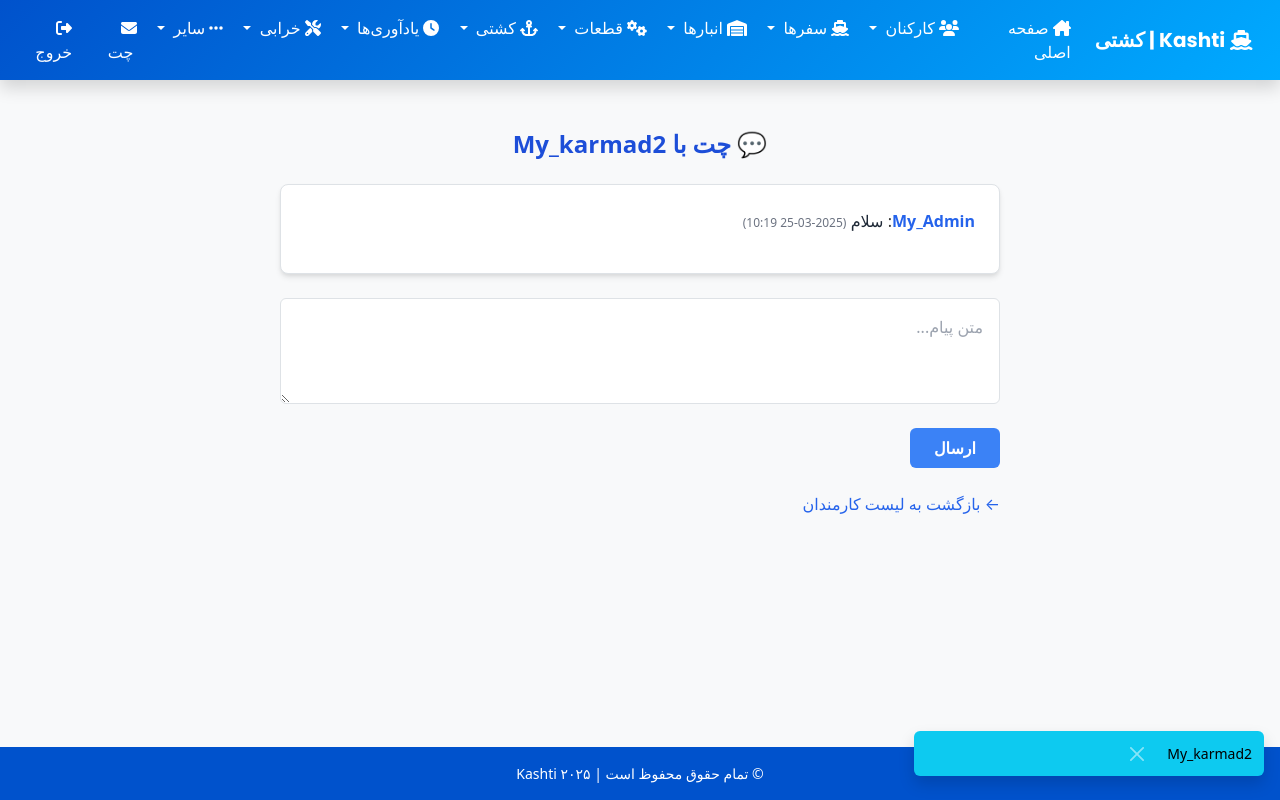
/chat/6/ (signed in), run on the app's committed database.
### Nezarat/models.py (models this page shows)
class User(AbstractUser):
    TITLE_CHOICE = [
        ('E', 'Employee'),
        ('C', 'Company'),
    ]
    POSITION_CHOICE = [
        ('U', 'Uncertain'),
        ('OA', 'OperatorA'),
        ('OB', 'OperatorB'),
        ('OS', 'OperatorS'),
        ('C', 'Captain'),
    ]
    position = models.CharField(max_length=2, choices=POSITION_CHOICE, blank=True, default='U')
    title = models.CharField(max_length=2, choices=TITLE_CHOICE, blank=True)

class Message(models.Model):
    sender = models.ForeignKey(User, related_name='sent_messages', on_delete=models.CASCADE)
    receiver = models.ForeignKey(User, related_name='received_messages', on_delete=models.CASCADE)
    content = models.TextField(blank=True, null=True)
    timestamp = models.DateTimeField(auto_now_add=True, blank=True, null=True)
    is_read = models.BooleanField(default=False)
    def __str__(self):
        return self.receiver.username

### Nezarat/views.py (the view)
# urls.py: path('chat/<int:receiver_id>/', views.chat_view, name='chat'),
@login_required
def chat_view(request, receiver_id):
    try:
        company = Company.objects.get(user=request.user)
        receiver = get_object_or_404(User, id=receiver_id)
        if request.method == 'POST':
            content = request.POST.get('content')
            if content:
                Message.objects.create(sender=request.user, receiver=receiver, content=content)
                return redirect('chat', receiver_id=receiver_id)
        messages_qs = Message.objects.filter(sender=request.user, receiver=receiver).union(
            Message.objects.filter(sender=receiver, receiver=request.user)).order_by('timestamp')
        return render(request, 'chat.html', {
            'receiver': receiver,
            'messages': messages_qs
        })
    except Company.DoesNotExist:
        django_messages.error(request, 'شما هنوز شرکتی ثبت نکرده‌اید.')
        return redirect('home')

### Nezarat/views.py (called while the page is built)
def base_context(request):
    if request.user.is_authenticated and hasattr(request.user, 'company'):
        now = timezone.now()
        reminders = Reminder.objects.filter(company_code=request.user.company.company_code, reminder_date__lte=now)
        return {'notifications': reminders}
    return {}

### Nezarat/templates/chat.html (shortened to what this page needs)
{% extends 'base.html' %}
{% load static %}
{% block content %}
<div class="container mx-auto max-w-3xl p-6">
    <h2 class="text-center text-2xl font-bold text-blue-700 mb-6">💬 چت با {{ receiver.username }}</h2>
    <div class="bg-white shadow-md rounded-lg p-4 mb-6 max-h-[400px] overflow-y-auto border">
        {% if messages %}
            {% for message in messages %}
                <div class="mb-3">
                    <span class="font-semibold text-blue-600">{{ message.sender.username }}</span>:
                    <span class="text-gray-800">{{ message.content }}</span>
                    <span class="text-xs text-gray-500">({{ message.timestamp|date:"Y-m-d H:i" }})</span>
                </div>
            {% endfor %}
        {% else %}
            <p class="text-gray-500 text-center">پیامی وجود ندارد.</p>
        {% endif %}
    </div>
    <form method="post" class="flex flex-col gap-4">
        <textarea name="content" rows="3" class="w-full p-3 border rounded focus:outline-none focus:ring-2 focus:ring-blue-400" placeholder="متن پیام..." required></textarea>
        <button type="submit" class="bg-blue-500 hover:bg-blue-700 text-white font-bold py-2 px-4 rounded self-start">
            ارسال
        </button>
    </form>
    <div class="mt-6">
        {% if user.title == 'E' %}
            <a href="{% url 'my_colleagues' %}" class="text-blue-600 hover:underline">← بازگشت به لیست همکاران</a>
        {% elif user.title == 'C' %}
            <a href="{% url 'my_employee' %}" class="text-blue-600 hover:underline">← بازگشت به لیست کارمندان</a>
        {% endif %}
    </div>
</div>
<link href="https://cdn.jsdelivr.net/npm/tailwindcss@2.2.19/dist/tailwind.min.css" rel="stylesheet">
{% endblock %}

### Nezarat/templates/base.html (shortened to what this page needs)
{% load static %}
<!DOCTYPE html>
<html lang="fa" dir="rtl">
<head>
    <link href="https://cdnjs.cloudflare.com/ajax/libs/font-awesome/6.0.0/css/all.min.css" rel="stylesheet">
    <link href="https://cdn.jsdelivr.net/npm/bootstrap@5.3.0/dist/css/bootstrap.rtl.min.css" rel="stylesheet">
    <link href="{% static 'css/styles.css' %}" rel="stylesheet">
</head>
<body class="d-flex flex-column min-vh-100">
<header>
    <nav class="navbar navbar-expand-lg shadow" style="background: linear-gradient(135deg, #0052cc, #00aaff)">
      <div class="container">
        <a class="navbar-brand fw-bold text-white" href="{% url 'home' %}" style="font-family: 'Poppins', sans-serif;">
          <i class="fa-solid fa-ship"></i> Kashti | کشتی
        </a>
        <div class="collapse navbar-collapse" id="mainNavbar">
          <ul class="navbar-nav ms-auto">
            <li class="nav-item {% if request.resolver_match.url_name == 'home' %}active{% endif %}">
              <a class="nav-link text-white" href="{% url 'home' %}">
                <i class="fa-solid fa-house-chimney"></i> صفحه اصلی
              </a>
            </li>
            {% if user.is_authenticated and user.title == 'C' %}
              <li class="nav-item dropdown">
                <a class="nav-link dropdown-toggle text-white" href="#" id="employeeDropdown"
                   role="button" data-bs-toggle="dropdown" aria-expanded="false">
                  <i class="fa-solid fa-users"></i> کارکنان
                </a>
              </li>
              <li class="nav-item dropdown">
                <a class="nav-link dropdown-toggle text-white" href="#" id="transportDropdown"
                   role="button" data-bs-toggle="dropdown" aria-expanded="false">
                  <i class="fa-solid fa-ship"></i> سفرها
                </a>
              </li>
              <li class="nav-item dropdown">
                <a class="nav-link dropdown-toggle text-white" href="#" id="warehouseDropdown"
                   role="button" data-bs-toggle="dropdown" aria-expanded="false">
                  <i class="fa-solid fa-warehouse"></i> انبارها
                </a>
              </li>
              <li class="nav-item dropdown">
                <a class="nav-link dropdown-toggle text-white" href="#" id="partsDropdown"
                   role="button" data-bs-toggle="dropdown" aria-expanded="false">
                  <i class="fa-solid fa-cogs"></i> قطعات
                </a>
              </li>
              <li class="nav-item dropdown">
                <a class="nav-link dropdown-toggle text-white" href="#" id="shipDropdown"
                   role="button" data-bs-toggle="dropdown" aria-expanded="false">
                  <i class="fa-solid fa-anchor"></i> کشتی
                </a>
              </li>
              <li class="nav-item dropdown">
                <a class="nav-link dropdown-toggle text-white" href="#" id="reminderDropdown"
                   role="button" data-bs-toggle="dropdown" aria-expanded="false">
                  <i class="fa-solid fa-clock"></i> یادآوری‌ها
                </a>
              </li>
              <li class="nav-item dropdown">
                <a class="nav-link dropdown-toggle text-white" href="#" id="damageDropdown"
                   role="button" data-bs-toggle="dropdown" aria-expanded="false">
                  <i class="fa-solid fa-tools"></i> خرابی
                </a>
              </li>
              <li class="nav-item dropdown">
                <a class="nav-link dropdown-toggle text-white" href="#" id="othersDropdown"
                   role="button" data-bs-toggle="dropdown" aria-expanded="false">
                  <i class="fa-solid fa-ellipsis-h"></i> سایر
                </a>
              </li>
            {% endif %}
            <li class="nav-item position-relative">
              <a class="nav-link text-white" href="{% url 'chat_list' %}">
                <i class="fa-solid fa-envelope"></i>
                <span class="ms-1">چت</span>
              </a>
            </li>
            {% if user.is_authenticated %}
              <li class="nav-item">
                <a class="nav-link text-white" href="{% url 'logout' %}">
                  <i class="fa-solid fa-sign-out-alt"></i> خروج
                </a>
              </li>
            {% endif %}
          </ul>
        </div>
      </div>
    </nav>
  </header>
    <main class="flex-fill">
        <div class="container mt-4">
            {% block content %}{% endblock %}
        </div>
    </main>
    <footer class="footer mt-auto">
        <div class="container">
            <p class="small">&copy; تمام حقوق محفوظ است | Kashti ۲۰۲۵</p>
        </div>
    </footer>
<div class="position-fixed bottom-0 end-0 p-3" style="z-index: 9999">
    {% for message in messages %}
    <div class="toast align-items-center text-bg-{% if message.tags %}{{ message.tags }}{% else %}info{% endif %} border-0 mb-2 show" role="alert">
        <div class="d-flex">
            <div class="toast-body">
                {{ message }}
            </div>
            <button type="button" class="btn-close btn-close-white me-2 m-auto" data-bs-dismiss="toast"></button>
        </div>
    </div>
    {% endfor %}
</div>
</body>
</html>

### Nezarat/templates/base.html (style rules this page uses)
body { font-family: 'Vazirmatn', sans-serif; background-color: #f8f9fa; color: #333; }
.navbar { background: linear-gradient(135deg, #0052cc, #00aaff); }
.navbar-brand { font-family: 'Poppins', sans-serif; font-weight: 700; color: #fff !important; transition: all 0.3s; }
.nav-link { color: #ffffff !important; font-weight: 500; transition: all 0.3s; }
.footer { background-color: #0052cc; color: #ffffff; padding: 1rem 0; text-align: center; }

### data on the page
User: username "My_karmad2"
Message: sender.username "My_Admin", content "سلام", timestamp "2025-03-25 10:19", receiver.username "My_karmad2"
